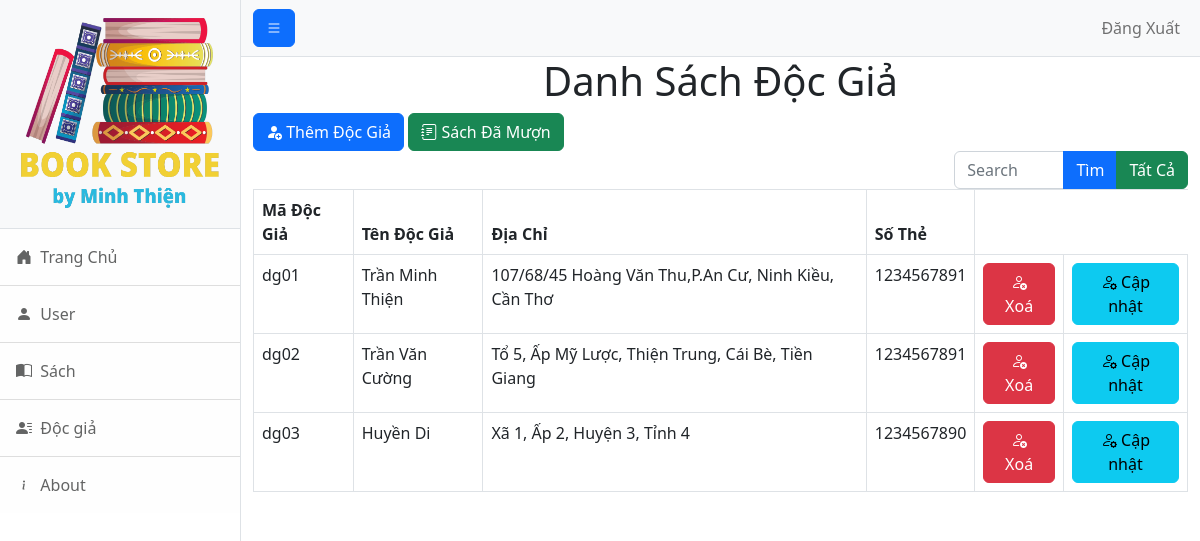
/thuvien/DocGia/docgia.php, run on an earlier commit of the app's database.
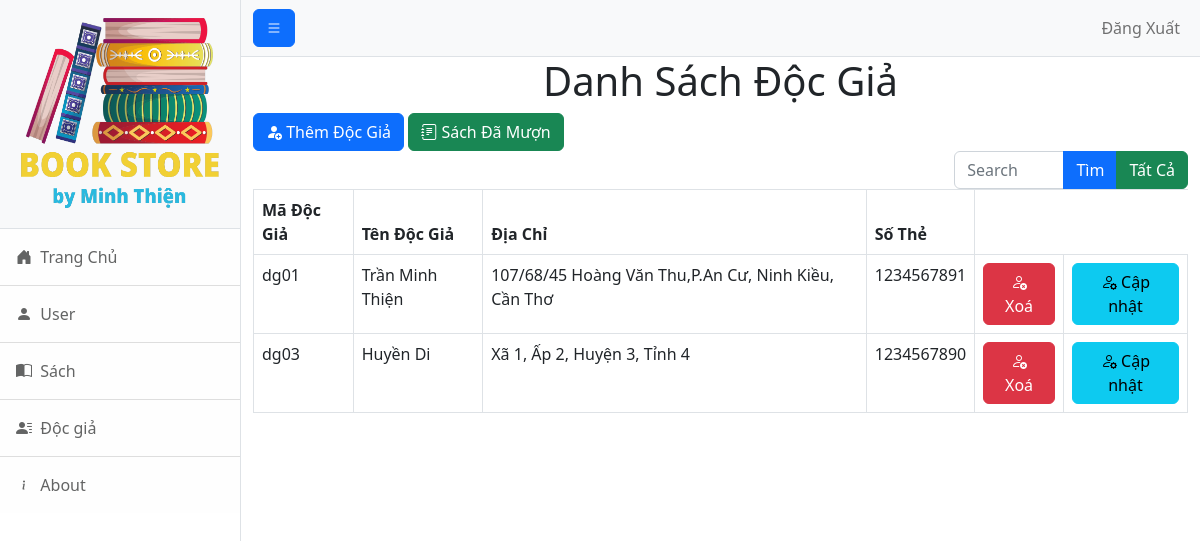
And on a later commit of the database.
### tables this page shows
CREATE TABLE `docgia` (
  `madg` varchar(10) NOT NULL,
  `tendg` varchar(30) NOT NULL,
  `diachidg` varchar(100) NOT NULL,
  `sothe` int(10) NOT NULL
);

### thuvien/DocGia/docgia.php (the view, shortened to what this page needs)
<!DOCTYPE html>
<html lang="en">
<head>
    <link href="css/styles.css" rel="stylesheet" />
</head>
<body>
    <div class="d-flex" id="wrapper">
        <div class="border-end bg-white" id="sidebar-wrapper">
            <div class="sidebar-heading border-bottom bg-light"><img height="200px" width="200px" src="img/logo.png"></div>
            <div class="list-group list-group-flush">
                <a class="bi bi-house-door-fill list-group-item list-group-item-action list-group-item-light p-3 " href="../home.php"> &nbspTrang Chủ</a>
                <a class="bi bi-person-fill list-group-item list-group-item-action list-group-item-light p-3" href="../admin.php"> &nbspUser</a>
                <a class="bi bi-book-half list-group-item list-group-item-action list-group-item-light p-3" href="../Sach/book.php"> &nbspSách</a>
                <a class="bi bi-person-lines-fill list-group-item list-group-item-action list-group-item-light p-3" href="docgia.php"> &nbspĐộc giả</a>
                <a class="bi bi-info list-group-item list-group-item-action list-group-item-light p-3" href="#!"> &nbspAbout</a>
            </div>
        </div>
        <div id="page-content-wrapper">
            <nav class="navbar navbar-expand-lg navbar-light bg-light border-bottom">
                <div class="container-fluid">
                    <button class="bi bi-list btn btn-primary" id="sidebarToggle"></button>
                    <div class="collapse navbar-collapse" id="navbarSupportedContent">
                        <ul class="navbar-nav ms-auto mt-2 mt-lg-0">
                            <li class="nav-item "><a class="nav-link" href="../logout.php">Đăng Xuất</a></li>
                        </ul>
                    </div>
                </div>
            </nav>
            <div class="container-fluid ">
                <h1 class="text-center">Danh Sách Độc Giả</h1>
                <?php include('form_add_docgia.php'); ?>
                <a class="text-decoration-none bi bi-journal-text btn btn-success" href="ShowSach.php"> Sách Đã Mượn</a>
                <?php
                include("../connect.php");
                if (isset($_REQUEST["search"])) {
                    $search = addslashes($_GET['search']);
                    if (empty($search)) {
                        echo "Hãy Nhập Dữ Liệu";
                    } else {
                        $key = $_GET['search'];
                        $query = "SELECT * FROM docgia WHERE tendg LIKE '%$search%' ";
                    }
                } else {
                    $query = "SELECT * FROM docgia";
                }
                $ketqua = mysqli_query($connect, $query);
                ?>
                <form class="searchbar" action="" method="get">
                    <div class="input-group rounded float-end w-25">
                        <input type="text" name="search" class="form-control" placeholder="Search" />
                        <input class="bi bi-search btn btn-primary" type="submit" value="Tìm">
                        <input value="Tất Cả" class="btn btn-success" type="button" onclick="window.location.href='docgia.php'">
                    </div>
                </form>
                <table class="table table-bordered mt-3">
                    <thead>
                        <tr>
                            <th scope="col">Mã Độc Giả</th>
                            <th scope="col">Tên Độc Giả</th>
                            <th scope="col">Địa Chỉ</th>
                            <th scope="col">Số Thẻ</th>
                        </tr>
                    </thead>
                    <tbody>
                        <tr>
                            <?php
                            while ($row = mysqli_fetch_array($ketqua)) {
                                echo "<tr>";
                                echo "<td>" . $row["madg"] . "</td>";
                                echo "<td>" . $row["tendg"] . "</td>";
                                echo "<td>" . $row["diachidg"] . "</td>";
                                echo "<td>" . $row["sothe"] . "</td>";
                                echo "<td><center><a class=\"text-decoration-none bi bi-person-x btn btn-danger \" href=\"delete_docgia.php?madg=" . $row["madg"] . "\"> Xoá</a> </center> </td>";
                                echo "<td><center><a class=\"text-decoration-none bi bi-person-gear btn btn-info\" href=\"edit_docgia.php?madg=" . $row["madg"] . "\"> Cập nhật</a></center></td>";
                            }
                            ?>
                        </tr>
                    </tbody>
                </table>
            </div>
        </div>
    </div>
</body>
</html>

What changed in the data, as far as the page shows it:
removed docgia: madg "dg02", tendg "Trần Văn Cường", diachidg "Tổ 5, Ấp Mỹ Lược, Thiện Trung, Cái Bè, Tiền Giang", sothe "1234567891"
